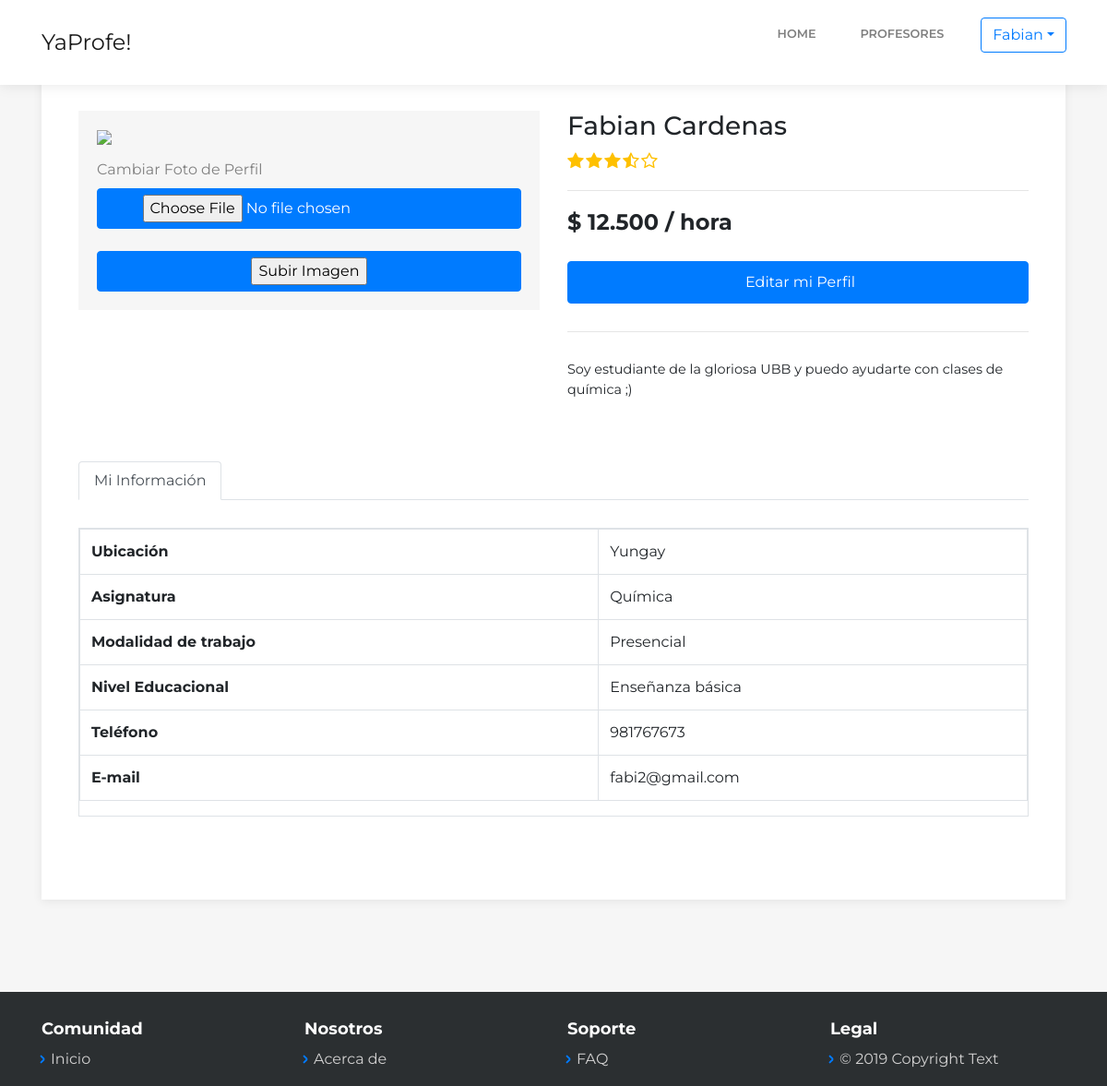
Page /my-perfil.php (signed in) on the committed database.
### tables this page shows
CREATE TABLE `asignatura` (
  `id` int(11) NOT NULL,
  `name` varchar(60) DEFAULT NULL
);

CREATE TABLE `modalidad` (
  `id` int(11) NOT NULL,
  `name` varchar(20) DEFAULT NULL
);

CREATE TABLE `niveleducacional` (
  `id` int(11) NOT NULL,
  `name` varchar(60) DEFAULT NULL
);

### my-perfil.php (the view, shortened to what this page needs)
<?php
include 'conexion.php';
$conexion = mysqli_connect($dbhost, $dbuser, $dbpass, $dbname);
?>
<!DOCTYPE html>
<html>
<head>
    <link rel="stylesheet" href="assets/bootstrap/css/bootstrap.min.css">
    <link rel="stylesheet" href="assets/fonts/simple-line-icons.min.css">
    <link rel="stylesheet" href="https://cdnjs.cloudflare.com/ajax/libs/baguettebox.js/1.10.0/baguetteBox.min.css">
    <link rel="stylesheet" href="assets/css/smoothproducts.css">
</head>
<body>
    <nav class="navbar navbar-light navbar-expand-lg fixed-top bg-white clean-navbar">
        <?php if(isset($_SESSION['loggedin'])): ?>
        <div class="container"><a class="navbar-brand logo" href="index.php">YaProfe!</a>
            <div class="collapse navbar-collapse"
                id="navcol-1">
                <ul class="nav navbar-nav ml-auto">
                    <li class="nav-item" role="presentation"><a class="nav-link" href="index.php">Home</a></li>
                    <li class="nav-item" role="presentation"><a class="nav-link" href="profesores.php">Profesores</a></li>
                    <li>
                    <div class="input-group mb-3">
                        <div class="input-group-prepend">
                            <button class="btn btn-outline-primary dropdown-toggle" type="button" data-toggle="dropdown" aria-haspopup="true" aria-expanded="false"><?php echo $_SESSION['name']; ?></button>
                        </div></li>
                    </div>
            </div>
        <?php endif; ?>
    </nav>
    <main class="page product-page">
        <section class="clean-block clean-product dark">
            <div class="container">
                <div class="block-content">
                    <div class="product-info">
                        <div class="row">
                            <div class="col-md-6">
                                <div class="gallery">
                                    <div class="sp-wrap"><a href="images/<?php echo $_SESSION['id']; ?>"><img class="img-fluid d-block mx-auto" src="images/<?php echo $_SESSION['id']; ?>"></a></div>
                                    <form action="subir-foto.php" method="POST" enctype="multipart/form-data">
                                        <label>Cambiar Foto de Perfil</label>
                                        <span class="btn btn-primary btn-file">
                                            <input type="file" name="imagen">
                                        </span>
                                        <br>
                                        <br>
                                        <span class="btn btn-primary btn-file">
                                            <input type="submit" name="subir" value="Subir Imagen"/>
                                        </span>
                                    </form>
                                </div>
                            </div>
                            <div class="col-md-6">
                                <div class="info">
                                    <h3><?php echo $_SESSION['name']; ?> <?php echo $_SESSION['lastname']; ?> </h3>
                                    <div class="rating"><img src="assets/img/star.svg"><img src="assets/img/star.svg"><img src="assets/img/star.svg"><img src="assets/img/star-half-empty.svg"><img src="assets/img/star-empty.svg"></div>
                                    <div class="price">
                                        <h3>$ <?php echo number_format($_SESSION['precio'],0,'.','.'); ?> / hora</h3>
                                    </div><a href='edit-perfil.php'><button class="btn btn-primary" type="button"><i class="icon-edit"></i>Editar mi Perfil</button></a>
                                    <div class="summary">
                                        <p><?php echo $_SESSION['descripcion']; ?></p>
                                    </div>
                                </div>
                            </div>
                        </div>
                    </div>
                    <div class="product-info">
                        <div>
                            <ul class="nav nav-tabs" id="myTab">
                                <li class="nav-item"><a class="nav-link active">Mi Información</a></li>
                            </ul>
                            <div class="tab-content" id="myTabContent">
                                <div class="tab-pane fade show active specifications" role="tabpanel" id="specifications">
                                    <div class="table-responsive table-bordered">
                                        <table class="table table-bordered">
                                            <?php
                                                $consulta = $_SESSION['telefono'];
                                                if($consulta == '' ):
                                            ?>
                                            <tbody>
                                                <tr>
                                                    <td class="stat">Ubicación</td>
                                                    <td><?php echo $_SESSION['ciudad']; ?></td>
                                                </tr>
                                                <tr>
                                                    <td class="stat">Asignatura</td>
                                                    <td> </td>
                                                </tr>
                                                <tr>
                                                    <td class="stat">Modalidad de trabajo</td>
                                                    <td> </td>
                                                </tr>
                                                <tr>
                                                    <td class="stat">Nivel Educacional</td>
                                                    <td> </td>
                                                </tr>
                                                <tr>
                                                    <td class="stat">Teléfono</td>
                                                    <td><?php echo $_SESSION['telefono']; ?></td>
                                                </tr>
                                                <tr>
                                                    <td class="stat">E-mail</td>
                                                    <td><?php echo $_SESSION['email']; ?></td>
                                                </tr>
                                            </tbody>
                                            <?php else: ?>
                                                <tbody>
                                                <tr>
                                                    <td class="stat">Ubicación</td>
                                                    <td><?php echo $_SESSION['ciudad']; ?></td>
                                                </tr>
                                                <?php
                                                    $id_asig = $_SESSION['id_asignatura'];
                                                    $query = "SELECT * FROM asignatura WHERE id=$id_asig";
                                                    $resultado = $conexion->query($query);
                                                    while ($row=$resultado->fetch_assoc()) {
                                                ?>
                                                <tr>
                                                    <td class="stat">Asignatura</td>
                                                    <td><?php echo $row['name'];?></td>
                                                </tr>
                                                <?php
                                                    }
                                                ?>
                                                <?php
                                                    $id_mod = $_SESSION['id_modalidad'];
                                                    $query = "SELECT * FROM modalidad WHERE id=$id_mod";
                                                    $resultado = $conexion->query($query);
                                                    while ($row=$resultado->fetch_assoc()) {
                                                ?>
                                                <tr>
                                                    <td class="stat">Modalidad de trabajo</td>
                                                    <td><?php echo $row['name'];?></td>
                                                </tr>
                                                <?php
                                                    }
                                                ?>
                                                <?php
                                                    $id_niv = $_SESSION['id_niveleducacional'];
                                                    $query = "SELECT * FROM niveleducacional WHERE id=$id_niv";
                                                    $resultado = $conexion->query($query);
                                                    while ($row=$resultado->fetch_assoc()) {
                                                ?>
                                                <tr>
                                                    <td class="stat">Nivel Educacional</td>
                                                    <td><?php echo $row['name'];?></td>
                                                </tr>
                                                <?php
                                                    }
                                                ?>
                                                <tr>
                                                    <td class="stat">Teléfono</td>
                                                    <td><?php echo $_SESSION['telefono']; ?></td>
                                                </tr>
                                                <tr>
                                                    <td class="stat">E-mail</td>
                                                    <td><?php echo $_SESSION['email']; ?></td>
                                                </tr>
                                            </tbody>
                                            <?php endif; ?>
                                        </table>
                                    </div>
                                </div>
                            </div>
                        </div>
                    </div>
                </div>
            </div>
        </section>
    </main>
    <footer class="page-footer dark">
        <div class="container">
            <div class="row">
                <div class="col-sm-3">
                    <h5>Comunidad</h5>
                    <ul>
                        <li><a href="#">Inicio</a></li>
                    </ul>
                </div>
                <div class="col-sm-3">
                    <h5>Nosotros</h5>
                    <ul>
                        <li><a href="#">Acerca de</a></li>
                    </ul>
                </div>
                <div class="col-sm-3">
                    <h5>Soporte</h5>
                    <ul>
                        <li><a href="#">FAQ</a></li>
                    </ul>
                </div>
                <div class="col-sm-3">
                    <h5>Legal</h5>
                    <ul>
                        <li><a href="#">© 2019 Copyright Text</a></li>
                    </ul>
                </div>
            </div>
        </div>
    </footer>
</body>
</html>

### assets/css/smoothproducts.css (style rules this page uses)
html, body { height: 100%; width: 100%; }
.sp-wrap { display: none; line-height: 0; font-size: 0; background: #eee; border: 5px solid #eee; border-radius: 3px; position: relative; margin: 0 25px 15px 0; float: left; max-width: 300px; }
.sp-large a img { max-width: 100%; height: auto; }
.sp-large a { display: block; }

### rows in the picture
asignatura: name "Química"
modalidad: name "Presencial"
niveleducacional: name "Enseñanza básica"

### other values in the picture
$_SESSION['name'] "Fabian"
$_SESSION['lastname'] "Cardenas"
$_SESSION['precio'] "12.500"
$_SESSION['descripcion'] "Soy estudiante de la gloriosa UBB y puedo ayudarte con clases de química ;)"
$_SESSION['ciudad'] "Yungay"
$_SESSION['telefono'] "981767673"
$_SESSION['email'] "fabi2@gmail.com"
